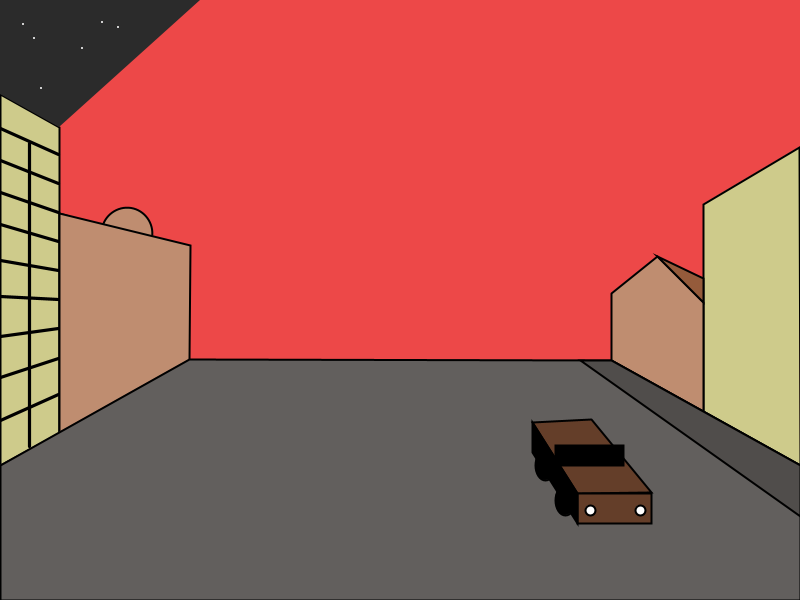
Frame 1 (no input)
Frame 60 (the mouse pressed at the canvas centre just before this capture): identical to frame 1, image omitted
Frame 120 (the mouse held since frame 60 and released just before this capture): identical to frame 1, image omitted

The Processing sketch that drew this single still picture (run headless with seeded random() and noise(); from frame 60 on, the mouse is pressed at the canvas centre):

// Processing sketch: Unit_2_Project_Mar6th
// ── Unit_2_Project_Mar6th.pde
//Johnson Xia
//2-1
//March 3rd, 2026
void setup() {
  size(800, 600); 
  
}

void draw() { 
  
  background(237,72,72);
  buildings();
  car();
  }
int y;  
void car() {
  translate(500, 400); 
  stroke(0);          
  strokeWeight(2); 
  fill(100, 62, 41); 
  beginShape();
  vertex(32, 22); 
  vertex(91, 19); 
  vertex(151, 92); 
  vertex(77, 93); 
  endShape(CLOSE); 
  rect(77, 93, 74, 30); 
  fill(0); 
  beginShape();
  vertex(77, 93); 
  vertex(77, 123); 
  vertex(32, 52); 
  vertex(32, 22); 
  endShape(CLOSE); 
  ellipse(45, 65, 20, 30); 
  ellipse(65, 100, 20, 30); 
  rect(55, 45, 68, 20); 
  fill(255); 
  ellipse(90, 110, 10, 10); 
  ellipse(140, 110, 10, 10); 
}
void buildings(){
  strokeWeight(3); 
  
  //Left first building
  fill(206, 203, 139); // Set the fill color (RGB)
  stroke(0);           // Set the outline color
  strokeWeight(2);     // Set the outline thickness
  
  beginShape();
  vertex(0, 94);    // Point 1
  vertex(59, 127);     // Point 2
  vertex(59, 433);    // Point 3
  vertex(0, 465);    // Point 4
  vertex(0, 94);    // Point 5
  endShape(CLOSE);  
  
  stroke(0);           
  strokeWeight(3.2); 
  fill(155, 117, 47); 
  line(29, 143, 29, 446); 
  line(0, 128, 58, 154); 
  line(0, 160, 58, 183); 
  line(0, 192, 58, 212); 
  line(0, 224, 58, 241); 
  line(0, 260, 58, 270); 
  line(0, 296, 58, 299); 
  line(0, 336, 58, 328); 
  line(0, 377, 58, 358); 
  line(0, 420, 58, 394); 
  
  //Left second building
  
  stroke(0);           
  strokeWeight(2); 
  fill(0);      
  beginShape();
  vertex(59, 433);  
  vertex(59, 213);    
  vertex(66, 215);   
  vertex(66, 429); 
  endShape(CLOSE); 
  
  fill(191, 141, 112);
  pushMatrix();
  translate(127, 233);
  rotate(radians(15));
  arc(0, 0, 50, 50, PI, TWO_PI);
  popMatrix(); 

  fill(191, 141, 112);
  stroke(0);         
  strokeWeight(2);    
  
  beginShape();
  vertex(59, 213);  
  vertex(190, 245);    
  vertex(189, 360);   
  vertex(59, 433); 
  endShape(CLOSE);  
  
  //Sky
  fill(43, 43, 43);
  noStroke();         
     
  beginShape();
  vertex(0, 94);  
  vertex(59, 127);    
  vertex(200, 0);   
  vertex(0, 0); 
  endShape(CLOSE); 
  
  fill(255); 
  ellipse(23, 24, 2, 2); 
  ellipse(34, 38, 2, 2); 
  ellipse(41, 88, 2, 2); 
  ellipse(82, 48, 2, 2); 
  ellipse(118, 27, 2, 2); 
  ellipse(102, 22, 2, 2); 
  
  //Right building 
  
  fill(206, 203, 139); 
  stroke(0);
  strokeWeight(2); 
  beginShape();
  vertex(800, 465);  
  vertex(703, 411);    
  vertex(703, 204);   
  vertex(799, 147); 
  endShape(CLOSE); 
  
  //Second right building
  fill(191, 141, 112); 
  stroke(0);
  strokeWeight(2); 
  beginShape();
  vertex(703, 411);  
  vertex(611, 360);    
  vertex(611, 293);   
  vertex(657, 256); 
  vertex(703, 302); 
  endShape(CLOSE);  
  
  fill(149, 91, 59); 
  triangle(657, 256, 703, 302, 703, 278); 
  
  fill(98, 95, 93); 
  stroke(0);
  strokeWeight(2); 
  beginShape();
  vertex(0, 465);  
  vertex(189, 359);    
  vertex(611, 360);   
  vertex(800, 465); 
  vertex(800, 600); 
  vertex(0, 600); 
  endShape(CLOSE);  
  
  fill(80, 77, 75); 
  stroke(0);
  strokeWeight(2); 
  beginShape();
  vertex(611, 360);  
  vertex(580, 360);    
  vertex(800, 516);   
  vertex(800, 465);  
  endShape(CLOSE);  
  
  
}
